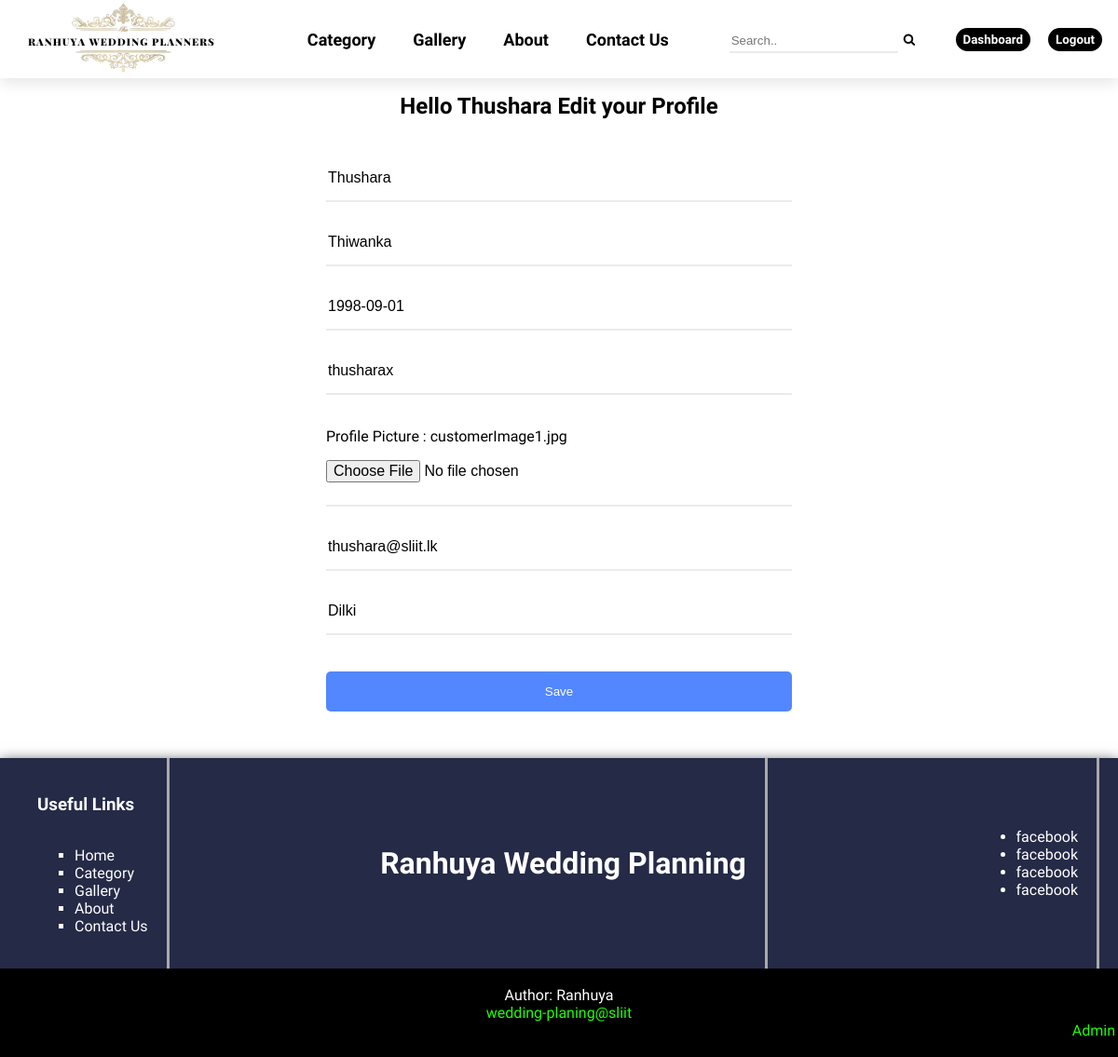
The page /editCustomerDetails.php (signed in) on the database its author committed.
### tables this page shows
CREATE TABLE Customer(
    customerID INT AUTO_INCREMENT PRIMARY KEY NOT NULL,
	c_fname varchar(30) NOT NULL,
	c_lname varchar(30) NOT NULL,
   	c_dob date,
	c_username varchar(30) NOT NULL,
	c_imgLoc varchar(300),
	role varchar(10) NOT NULL,
    c_password varchar(256) NOT NULL,
	c_email varchar(30) NOT NULL,
	c_partner varchar(30),
	weddingDate date
);

### editCustomerDetails.php (the view, shortened to what this page needs)
<?php
    $title = 'Edit Customer Profile'; include("header.php");
?>
<link rel="stylesheet" href="./assets/css/addUser.css">
<?php
    $sql = mysqli_query($conn, "SELECT *
                                FROM Customer
                                WHERE customerID='" . $_SESSION["id"] . "'
                                     ");
    $row  = mysqli_fetch_array($sql);
    echo "<section>
                <div class='login-form'>
                    <h1 class='main-title'>Hello ". $_SESSION["fname"] ." Edit your Profile</h1>
                    <br>
                    <form action='./src/customer/editCustomerDetails.src.php' method='post' enctype='multipart/form-data'>
                        <input value=" . $row['c_fname'] ." required placeholder='' type='text' name='c_fname'><br>
                        <input value=" . $row['c_lname'] ." required placeholder='' type='text' name='c_lname'><br>
                        <input value=" . $row['c_dob'] ." required placeholder='' type='text' name='c_dob'><br>
                        <input value=" . $row['c_username'] ." required placeholder='' type='text' name='c_username'><br>
                        <p>Profile Picture : " . $row['c_imgLoc'] ."</p>
                        <input type='file' name='c_imgLoc'><br>
                        <input value=" . $row['c_email'] ." required placeholder='' type='email' name='c_email'><br>
                        <input value=" . $row['c_partner'] ." required placeholder='' type='text' name='c_partner'><br>
                        <input hidden value=" . $row['customerID'] ." required placeholder='' type='text' name='customerID'>
                        <button class='submit-btn' type='submit' name='save'>Save</button>
                    </form>
                </div>
            </section>";
?>
<?php include("footer.php"); ?>

### assets/css/main.css (style rules this page uses)
html, body { margin: 0; padding: 0; font-family: 'Ubuntu', sans-serif; }

### assets/css/header.css (style rules this page uses)
body { background-color: #FFF; }

### assets/css/addUser.css (style rules this page uses)
.main-title { display: flex; justify-content: center; }
.login-form form { display: flex; flex-direction: column; justify-content: center; margin: auto; width: 500px; margin-bottom: 50px; }
.login-form form input { height: 50px; box-sizing: border-box; border: none; border-bottom: 2px solid #ebebeb; width: 100%; font-size: 16px; }
.submit-btn { cursor: pointer; background-color: #407bff; margin-top: 20px; color: white; padding: 14px 20px; border: none; border-radius: 5px; width: 100%; opacity: 0.9; }

### rows shown on the page
customer: c_fname "Thushara", c_lname "Thiwanka", c_dob "1998-09-01", c_username "thusharax", c_imgLoc "customerImage1.jpg", c_email "thushara@sliit.lk", c_partner "Dilki"

### other values the page prints
$_SESSION["fname"] "Thushara"
